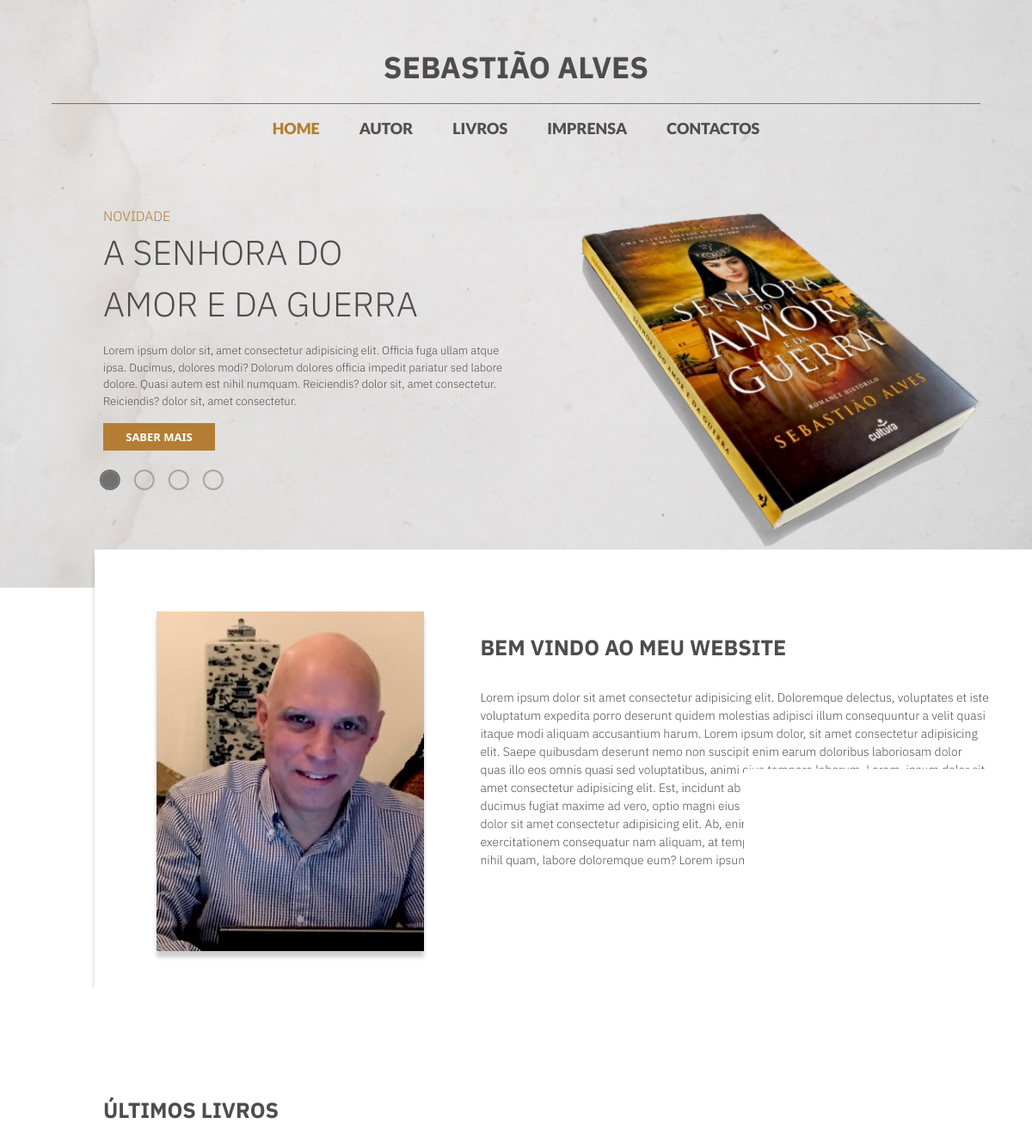
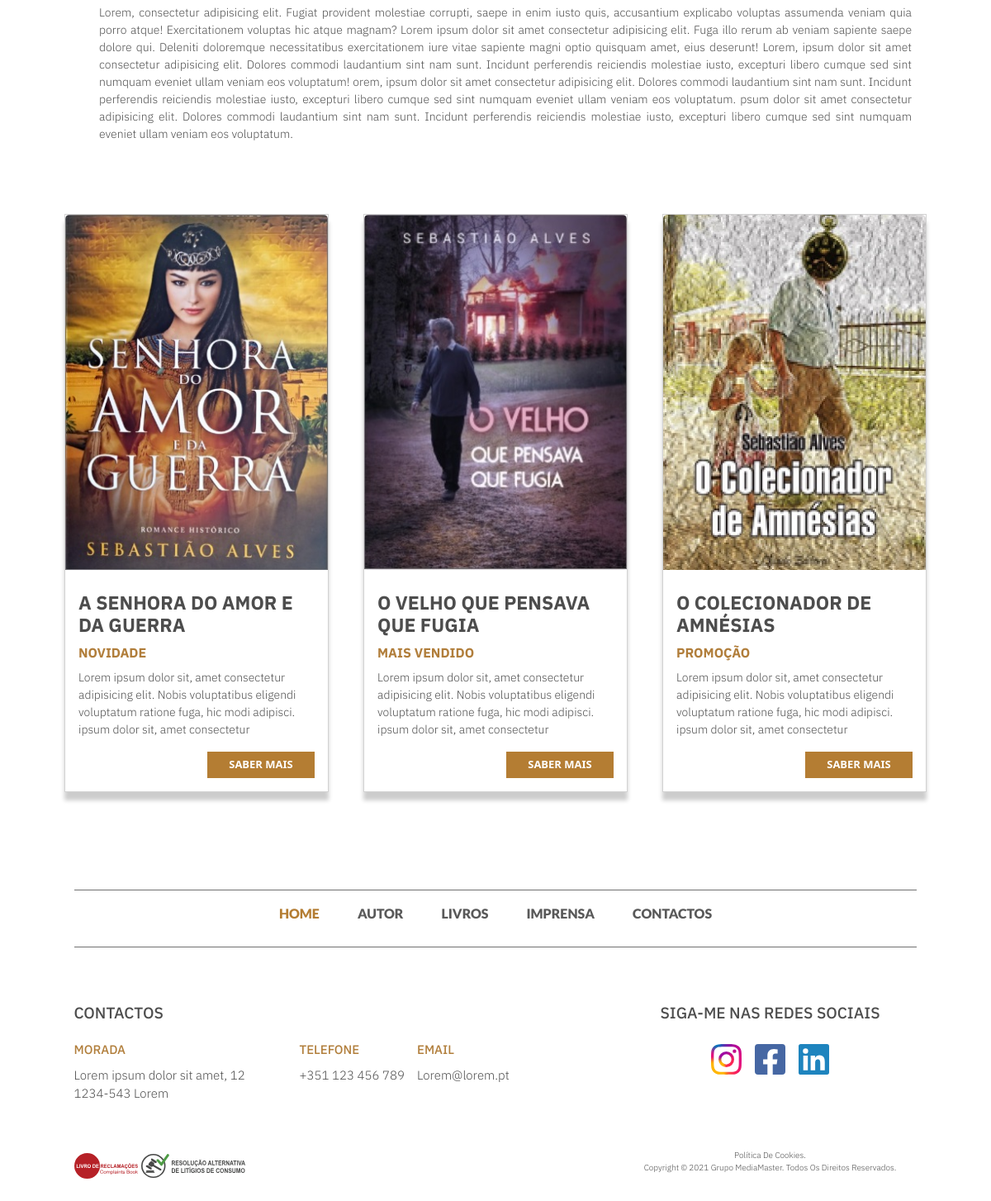
The page / on the database its author committed (2 pictures, top to bottom).
### tables this page shows
CREATE TABLE `carousel` (
  `id` int(11) NOT NULL,
  `imagem_mobile` varchar(5000) NOT NULL,
  `imagem_desktop` varchar(5000) NOT NULL,
  `titulo` varchar(200) NOT NULL,
  `subtitulo` longtext NOT NULL,
  `tag` varchar(100) NOT NULL,
  `data_atualizacao` varchar(100) NOT NULL,
  `link` varchar(300) NOT NULL
);

CREATE TABLE `home` (
  `id` int(11) NOT NULL,
  `texto` longtext NOT NULL,
  `imagem_autor` varchar(5000) NOT NULL
);

CREATE TABLE `autor` (
  `id` int(11) NOT NULL,
  `imagem_autor` varchar(5000) NOT NULL,
  `texto_autor` longtext NOT NULL
);

CREATE TABLE `destaques` (
  `id` int(11) NOT NULL,
  `img` varchar(5000) NOT NULL,
  `titulo` varchar(200) NOT NULL,
  `texto` varchar(500) NOT NULL,
  `link` varchar(200) NOT NULL,
  `observacao` varchar(100) NOT NULL
);

CREATE TABLE `contactos` (
  `id` int(11) NOT NULL,
  `telefone` varchar(100) NOT NULL,
  `morada` varchar(200) NOT NULL,
  `email` varchar(200) NOT NULL,
  `horario` varchar(200) NOT NULL,
  `facebook` varchar(200) NOT NULL,
  `instagram` varchar(200) NOT NULL,
  `linkedin` varchar(200) NOT NULL
);

### config/base_dados.php (called while the page is built, shortened)
<?php
require_once("config.php");
$pdo = new PDO("mysql:dbname=".$base_dados["dbname"].";host=".$base_dados["host"], $base_dados["user"], $base_dados["password"]);
function selectSQL($sql){
    global $pdo;
    $query = $pdo->query($sql);
    return $query->fetchAll(PDO::FETCH_ASSOC);
}
?>

### index.php (the view, shortened to what this page needs)
<?php
require_once("config/base_dados.php");
$current_page = basename($_SERVER['PHP_SELF']);
$item = selectSQL("SELECT * FROM carousel");
$contacto = selectSQL("SELECT * FROM contactos");
$destaques = selectSQL("SELECT * FROM destaques");
$home = selectSQL("SELECT * FROM home");
$autor = selectSQL("SELECT * FROM autor");
?>
<!DOCTYPE html>
<html lang="en">
<head>
     <link href="https://cdn.jsdelivr.net/npm/bootstrap@5.3.0-alpha1/dist/css/bootstrap.min.css" rel="stylesheet">
     <link rel="stylesheet" href="estilo.css">
</head>
    <body>
      <header class="container-fluid p-0">
          <div class="teste container-fluid d-flex justify-content-around justify-content-center p-0">
            <div id= "topopag" class="row">
              <div class="tit1 col-12 d-flex justify-content-around justify-content-md-center">
                <div class="row">Sebastião Alves</div>
              </div>
              <nav id= "menu-topo" class="navbar navbar-expand-md">
                <div id = "navbar-topo" class="d-block-md collapse navbar-collapse">
                  <ul class="navbar-nav mx-auto">
                    <li class="nav-item">
                      <a class="nav-link menu<?php if ($current_page == 'index.php') echo ' active'; ?>" href="index.php" >HOME</a>
                    </li>
                    <li class="nav-item">
                    <a class="nav-link menu<?php if ($current_page == 'autor.php') echo ' active'; ?>" href="autor.php">AUTOR</a>
                    </li>
                    <li  class="nav-item dropdown">
                      <a id = "botao-livros" class="nav-link <?php if ($current_page == 'livro.php') echo ' active'; ?> dropdown-toggle-no-arrow" aria-haspopup="true" href="#" role="button" data-bs-toggle="dropdown" aria-expanded="false">
                        LIVROS
                      </a>
                    </li>
                    <li class="nav-item">
                    <a class="nav-link menu<?php if ($current_page == 'imprensa.php') echo ' active'; ?>" href="imprensa.php">IMPRENSA</a>
                    </li>
                    <li class="nav-item">
                      <a class="nav-link menu<?php if ($current_page == 'contactos.php') echo ' active'; ?>" href="contactos.php">CONTACTOS</a>
                    </li>
                  </ul>
                </div>
              </nav>
            </div>
          </div>
            <div id="carouselExampleIndicators"  class="d-none d-md-block carousel slide" data-bs-ride="carousel">
              <div class="carousel-indicators mb-5">
                <?php foreach($item as $index => $i): ?>
                  <button type="button" data-bs-target="#carouselExampleIndicators" data-bs-slide-to="<?= $index ?>" class="<?= $index == 0 ? 'active' : '' ?>" aria-current="<?= $index == 0 ? 'true' : 'false' ?>" aria-label="Slide <?= $index + 1 ?>"></button>
                <?php endforeach; ?>
              </div>
                <div class="carousel-inner">
                      <?php foreach($item as $i): ?>
                        <div class="carousel-item <?= $i == $item[0] ? 'active' : '' ?>">
                          <img src="<?= $i["imagem_desktop"] ?>" class="d-block w-100 " alt="...">
                          <div class="carousel-caption d-none d-md-block cabecalho-legendas">
                            <div class="banner-novidade"><?= $i["tag"] ?></div>
                            <div class="banner-tituloesp"><?= $i["titulo"] ?></div>
                            <div class="banner-texto">
                              <p>
                              <?= $i["subtitulo"] ?>
                              </p>
                            </div>
                            <div class="topsabermais">
                              <a href="<?= $i["link"] ?>">
                                <button class="sm">SABER MAIS</button>
                              </a>
                            </div>
                          </div>
                        </div>
                      <?php endforeach; ?>
                </div>
            </div>
      </header>
      <main class="container-fluid p-0">
        <div class="row topbemvindo">
          <div class="bemvindo ">
            <?php foreach($home as $h): ?>
              <img src="<?= $h["imagem_autor"]; ?>" alt="fotoeditor">
            <?php endforeach; ?>
              <div class ="legendasbv">
                <div class="titulobvsite">
                  BEM VINDO AO MEU WEBSITE
                </div>
                <?php foreach($autor as $a): ?>
                  <div class="textobvsite "> <?= $a["texto_autor"]; ?>  </div>
                <?php endforeach; ?>
                <div id= "betbv" >
                  <a href="autor.php">
                    <button class="sm float-end">SABER MAIS</button>
                  </a>
                </div>
              </div>
          </div>
        </div>
        <?php foreach($home as $h): ?>
          <div id= "legendashome" class="row">
            <div class="tithome col-12">ÚLTIMOS LIVROS</div>
            <div class="textohome col-12"><?=$h["texto"]; ?></div>
          </div>
        <?php endforeach; ?>
        <div id= "destaques" class="row mx-0">
          <?php foreach($destaques as $d): ?>
              <div class="card">
                <img src="<?=$d["img"]?>" class="card-img-top" alt="livro1">
                <div class="card-body">
                  <h5 class="card-title"><?=$d["titulo"]?></h5>
                  <h5 class="card-subtitle"><?=$d["observacao"]?></h5>
                  <p class="card-text"> <?=$d["texto"]?>
                  <div class="bvsabermais">
                    <a href="<?=$d["link"]?>">
                      <button class="sm">SABER MAIS</button>
                    </a>
                  </div>
                </div>
              </div>
          <?php endforeach; ?>
        </div>
          <div class="base container-fluid">
              <div class="row">
                <div  class="col-12 linhabase mx-auto"></div>
              </div>
              <div class="row">
                <div class="col-12">
                  <nav id= "menu-base" class="navbar navbar-expand-md">
                    <div id = "navbar-topo" class="d-block-md collapse navbar-collapse">
                      <ul class="navbar-nav mx-auto">
                        <li class="nav-item">
                        <a class="nav-link menu<?php if ($current_page == 'index.php') echo ' active'; ?>" href="index.php">HOME</a>
                        </li>
                        <li class="nav-item">
                        <a class="nav-link menu<?php if ($current_page == 'autor.php') echo ' active'; ?>" href="autor.php">AUTOR</a>
                        </li>
                        <li class="nav-item">
                          <a  class="nav-link menu" href="#" onclick="clicaFoot()">LIVROS</a>
                        </li>
                        <li class="nav-item">
                        <a class="nav-link menu<?php if ($current_page == 'imprensa.php') echo ' active'; ?>" href="imprensa.php">IMPRENSA</a>
                        </li>
                        <li class="nav-item">
                        <a class="nav-link menu<?php if ($current_page == 'contactos.php') echo ' active'; ?>" href="contactos.php">CONTACTOS</a>
                        </li>
                      </ul>
                    </div>
                  </nav>
                </div>
              </div>
              <div class="row">
                <div id= "linhabaixo" class="col-12 linhabase mx-auto"></div>
              </div>
          </div>
      </main>
        <footer class="container" style="margin-top: 50px; margin-bottom: 70px;">
          <div class="row">
            <?php foreach($contacto as $c): ?>
              <div class="col-10 col-md-6 mx-auto">
                  <div class="row  destaques-titulo">
                    <div class="col-12 text-md-left">Contactos</div>
                  </div>
                  <div class="row " style="margin-top: 20px;">
                      <div class="col-12  col-md-6  text-md-left">
                          <div class="contactos-titulo ">MORADA</div>
                          <div class="contactos-conteudo   mt-2"><?= $c["morada"] ?></div>
                      </div>
                      <div class="col-12 col-md-3  text-md-left mt-3 mt-md-0 p-0">
                          <div class="contactos-titulo">TELEFONE</div>
                          <div class="contactos-conteudo mt-2"><?= $c["telefone"] ?></div>
                      </div>
                      <div class="col-12 col-md-3  text-md-left mt-3 mt-md-0 p-0">
                          <div class="contactos-titulo">EMAIL</div>
                          <div class="contactos-conteudo mt-2"><?= $c["email"] ?></div>
                      </div>
                  </div>
                  <div class="d-none d-md-block" style="margin-top: 60px;">
                      <a href="https://www.livroreclamacoes.pt/" target="_blank"><img src="imagens/livroreclamacoes.svg" alt="Livro de Reclamações"></a>
                      <a class="ml-5" href=""><img src="imagens/ralc.svg" alt="RALC"></a>
                  </div>
              </div>
              <div id="siga-redes-sociais" class=" col-12 col-md-5 destaques-titulo">
                <div class="redes">SIGA-ME NAS REDES SOCIAIS</div>
                <div class="mt-4 d-flex justify-content-center gap-3 " >
                  <a class="fav"href="<?= $c["instagram"] ?>" target="_blank"><img src="imagens/instagram1.svg" alt="Livro de Reclamações"></a>
                  <a class="fav" href="<?= $c["facebook"] ?>"><img src="imagens/facebook1.svg" alt="RALC"></a>
                  <a class="fav" href="<?= $c["linkedin"] ?>"><img src="imagens/linkedin1.svg" alt="RALC"></a>
                </div>
                  <div id="copyright" class="text-center">
                      <a id="politica-cookies" href="">Política de Cookies.</a>
                      <div>Copyright © 2021 Grupo MediaMaster. <br class="d-md-none">Todos os direitos reservados.</div>
                  </div>
              </div>
            <?php endforeach; ?>
          </div>
      </footer>
    </body>
</html>

### estilo.css (style rules this page uses)
html { scroll-behavior: smooth; }
body { margin: 0px; overflow-x: hidden; }
.tit1 { font-family: "Fonte4"; font-size: 35px; text-transform: uppercase; color: #4D4D4D ; margin-top: 52px; }
#menu-topo { font-family: "Fonte1"; margin-top: -15px; font-size: 18px; transition-duration: 0.5s; }
.nav-link { margin: 0 15px; }
.nav-link.menu.active { color: #B47D33 ; }
#topopag { position: absolute; z-index: 1; width: 100%; }
.carousel-indicators { bottom: 50px; justify-content: start; gap: 10px; height: 40px; transform: translateX(-8%); }
.carousel-indicators > button { width: 20px !important; height: 20px !important; border: 2px solid #707070 !important; border-radius: 50% !important; border-color: #707070 !important; background-color: transparent !important; float: right; }
.carousel-indicators > .active { background-color: #707070 !important; }
.cabecalho-legendas { width: 40%; text-align: left; margin-bottom: 10%; }
.banner-novidade { text-transform: uppercase; color: #B17E3B; font-family: "Fonte3"; }
.banner-tituloesp { font-family:"Fonte3"; font-size: 40px; margin-top: 0px; width:80%; color: #4D4D4D ; }
.banner-texto { font-family:"Fonte3"; font-size: 13px; margin-top: 15px; color: #4D4D4D; font-weight: 300; }
.sm { background-color: #B47D33 !important; text-transform: uppercase; text-align: center; color: #FFFFFF; font-weight: bold; font-size: 13px; border: #B47D33; width: 130px ; height: 32px; transition-duration: 0.05s; }
.topbemvindo { display: flex; justify-content: end; margin-top: -45px; }
.bemvindo { width: 90%; height: 538px; box-shadow: 0px 10px 5px rgba(0, 0, 0, 0.2); background-color: white; display: flex; align-items: center; margin-bottom: 20px; z-index: 40; }
.bemvindo > img { margin-top: 0; margin-left: 60px; box-shadow: 0px 7px 5px rgba(0, 0, 0, 0.2); }
.legendasbv { width: 80%; }
@media (min-width: 861px) { .legendasbv { margin-left: 65px; width: 55%; } }
.titulobvsite { font-family: "Fonte4"; color: #4D4D4D ; font-size: 25px; }
.textobvsite { margin-top: 30px; font-family: "Fonte3"; font-size: 14px; color: #4D4D4D ; margin-bottom: 40px; overflow: hidden; text-overflow: ellipsis; display: -webkit-box; -webkit-line-clamp: 10; -webkit-box-orient: vertical; }
.topsabermais { float: left; }
.bvsabermais { float: right; }
#legendashome { padding-right: 8%; padding-left: 10%; text-align: justify; }
.tithome { font-family: "Fonte4"; font-size: 25px; color: #4D4D4D ; margin-top: 75px; }
.textohome { font-family: "Fonte3"; font-size: 14px; color: #4D4D4D ; margin-top: 23px; }
#destaques { margin-top: 70px; display:flex; flex-wrap: wrap; flex-direction: row; justify-content: center; gap: 42px; }
.card { padding: 0px; height: 700px; border-radius: 0; box-shadow: 0px 10px 5px rgba(0, 0, 0, 0.2); width: 20rem; }
.card-img-top { height: 65%; }
.card-title { margin-top: 10px; font-family: "Fonte4"; font-size: 23px; color: #4D4D4D ; }
.card-subtitle { margin-top: 10px; text-transform: uppercase; color: #B17E3B; font-family: "Fonte4"; font-size: 16px; }
.card-text { margin-top: 10px; font-size: 14px; font-family: "Fonte3"; color: #4D4D4D ; }
.base { margin-top: 106px; }
#menu-base { font-family: "Fonte1"; margin-top: -15px; font-size: 16px; transition-duration: 0.5s; }
.linhabase { width: 85%; height: 1px; background-color: #707070 ; margin: 12px 0px 15px 0px; }
.destaques-titulo { font-family: "Fonte5"; color: #4D4D4D ; font-size: 19px; text-transform: uppercase; }
.redes { text-align: center; }
.contactos-titulo { font-family: "Fonte5" ; font-size: 15px; color: #B17E3B ; }
.contactos-conteudo { font-family: "Fonte3"; font-size: 15px; color:#4D4D4D; }
#copyright { font-size: 10px; font-family: "Fonte3"; color:#4D4D4D; text-transform: capitalize; margin-top: 90px; }
#politica-cookies { color:#4D4D4D; text-decoration: none; }
.active { color: #B47D33 !important;; }
.nav-link.active { color: #B47D33 !important;; }
.carousel-caption { left: 10%; }

### rows shown on the page
carousel: imagem_desktop (picture), tag "NOVIDADE", titulo "A SENHORA DO AMOR E DA GUERRA", subtitulo "Lorem ipsum dolor sit, amet consectetur adipisicing elit. Officia fuga ullam atque ipsa. Ducimus, dolores modi? Dolorum dolores officia impedit pariatur sed labore dolore. Quasi autem est nihil numquam. Reiciendis? dolor sit, amet consectetur. Reiciendis? dolor sit, amet consectetur."
home: imagem_autor (picture), texto "Lorem, consectetur adipisicing elit. Fugiat provident molestiae corrupti, saepe in enim iusto quis, accusantium explicabo voluptas assumenda veniam quia porro atque! Exercitationem voluptas hic atque magnam? Lorem ipsum dolor sit amet consectetur adipisicing elit. Fuga illo rerum ab veniam sapiente saepe dolore qui. Deleniti doloremque necessitatibus exercitationem iure vitae sapiente magni optio quisquam amet, eius deserunt! Lorem, ipsum dolor sit amet consectetur adipisicing elit. Dolores commodi laudantium sint nam sunt. Incidunt perferendis reiciendis molestiae iusto, excepturi libero cumque sed sint numquam eveniet ullam veniam eos voluptatum! orem, ipsum dolor sit amet consectetur…"
autor: texto_autor "Lorem ipsum dolor sit amet consectetur adipisicing elit. Doloremque delectus, voluptates et iste voluptatum expedita porro deserunt quidem molestias adipisci illum consequuntur a velit quasi itaque modi aliquam accusantium harum. Lorem ipsum dolor, sit amet consectetur adipisicing elit. Saepe quibusdam deserunt nemo non suscipit enim earum doloribus laboriosam dolor quas illo eos omnis quasi sed voluptatibus, animi eius tempore laborum. Lorem, ipsum dolor sit amet consectetur adipisicing elit. Est, incidunt ab corporis quidem hic, magnam iusto aperiam ducimus fugiat maxime ad vero, optio magni eius ipsa amet beatae aliquid nulla. Lorem ipsum dolor sit amet consectetur adipisicing elit. Ab,…"
destaques: img (picture), titulo "A SENHORA DO AMOR E DA GUERRA", observacao "NOVIDADE", texto "Lorem ipsum dolor sit, amet consectetur adipisicing elit. Nobis voluptatibus eligendi voluptatum ratione fuga, hic modi adipisci. ipsum dolor sit, amet consectetur"
destaques: img (picture), titulo "O VELHO QUE PENSAVA QUE FUGIA", observacao "MAIS VENDIDO", texto "Lorem ipsum dolor sit, amet consectetur adipisicing elit. Nobis voluptatibus eligendi voluptatum ratione fuga, hic modi adipisci. ipsum dolor sit, amet consectetur"
destaques: img (picture), titulo "O COLECIONADOR DE AMNÉSIAS", observacao "PROMOÇÃO", texto "Lorem ipsum dolor sit, amet consectetur adipisicing elit. Nobis voluptatibus eligendi voluptatum ratione fuga, hic modi adipisci. ipsum dolor sit, amet consectetur"
contactos: morada "Lorem ipsum dolor sit amet, 12 1234-543 Lorem", telefone "+351 123 456 789", email "Lorem@lorem.pt"
